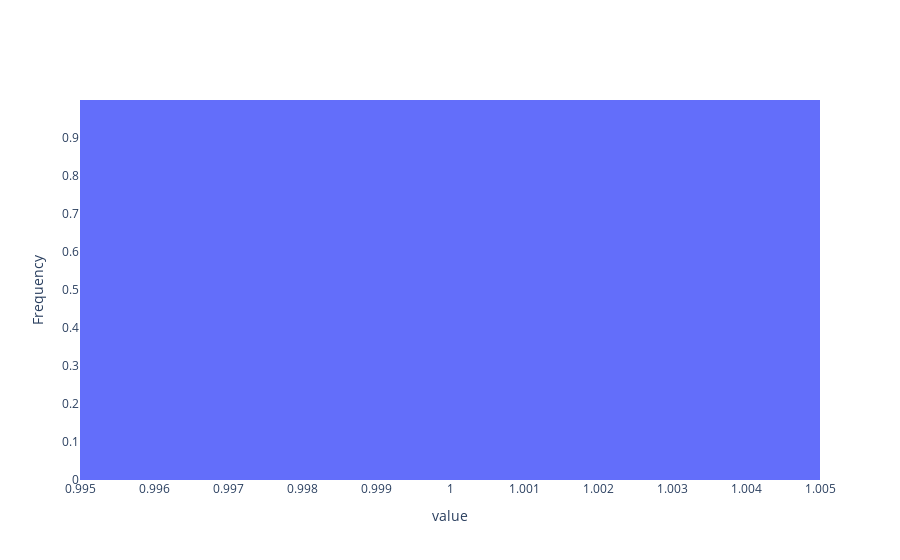

The cell this chart's notebook holds for it:
### Code cell
value_list = violation_result["violation_list"]
physicality_violation_check.make_prob_dist_histogram(value_list, x_range=(-1, 2), bin_size=0.01)

### Figure 1 — Plotly figure (JSON) as saved in the notebook; plotly's stock layout.template omitted (floating-point values rounded to 4 significant figures; data arrays with more than 128 entries replaced by an {"elided": "..."} marker saying what was removed)
{"data": [{"histnorm": "probability", "type": "histogram", "x": {"elided": "1000 float values"}, "xbins": {"size": 0.01}}], "layout": {"xaxis": {"dtick": 0, "title": {"text": "value"}}, "yaxis": {"range": [0, 1], "tickvals": [0, 0.1, 0.2, 0.3, 0.4, 0.5, 0.6, 0.7, 0.8, 0.9], "title": {"text": "Frequency"}}}}
